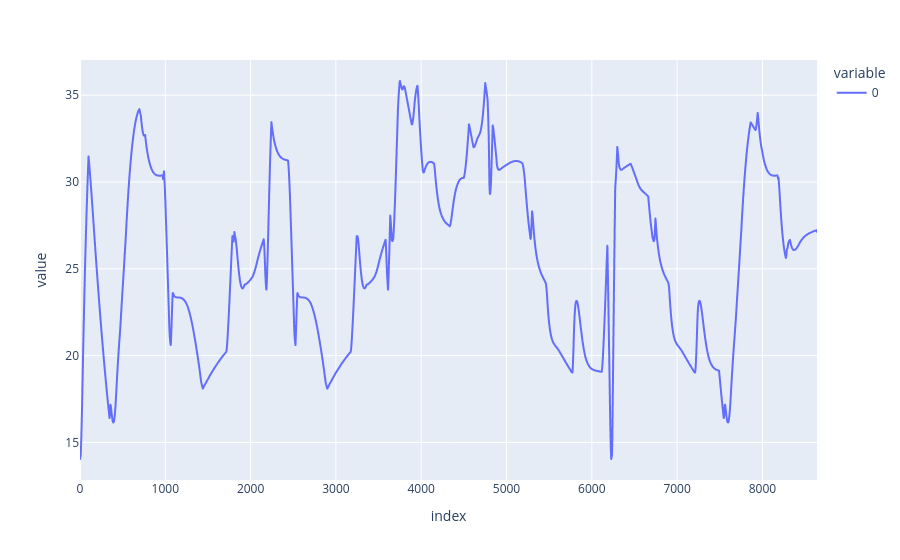

The notebook cell this image was saved under:
### Markdown cell above
TODO: read about FLOSS for detecting regime changes https://stumpy.readthedocs.io/en/latest/Tutorial_Semantic_Segmentation.html

### Code cell
import stumpy

# Compute matrix profile
window_size = 60*24  # adjust to your pattern length
mp = stumpy.stump(scaled_df.iloc[:, 0].values, m=window_size)
matrix_profile = mp[:, 0]

# High MP values = unusual patterns
threshold = np.percentile(matrix_profile, 90)
anomalies = matrix_profile > threshold

px.line(matrix_profile)

### Figure 1 — Plotly figure (JSON) as saved in the notebook; plotly's stock layout.template omitted (floating-point values rounded to 4 significant figures; data arrays with more than 128 entries replaced by an {"elided": "..."} marker saying what was removed)
{"data": [{"hovertemplate": "variable=0<br>index=%{x}<br>value=%{y}<extra></extra>", "legendgroup": "0", "line": {"color": "#636efa", "dash": "solid"}, "marker": {"symbol": "circle"}, "mode": "lines", "name": "0", "showlegend": true, "type": "scattergl", "x": {"elided": "8641 int values"}, "xaxis": "x", "y": {"elided": "8641 float values"}, "yaxis": "y"}], "layout": {"legend": {"title": {"text": "variable"}, "tracegroupgap": 0}, "margin": {"t": 60}, "xaxis": {"anchor": "y", "domain": [0, 1], "title": {"text": "index"}}, "yaxis": {"anchor": "x", "domain": [0, 1], "title": {"text": "value"}}}}
